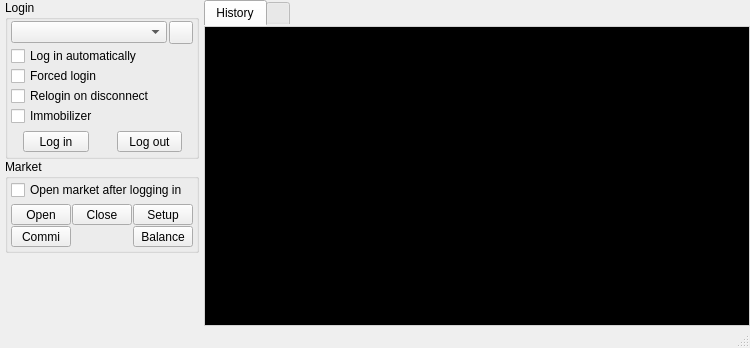
<?xml version="1.0" encoding="UTF-8"?>
<ui version="4.0">
 <class>CatView</class>
 <widget class="QWidget" name="CatView">
  <property name="geometry">
   <rect>
    <x>0</x>
    <y>0</y>
    <width>750</width>
    <height>348</height>
   </rect>
  </property>
  <property name="windowTitle">
   <string comment="WindowTitle">Cat</string>
  </property>
  <layout class="QVBoxLayout" name="verticalLayout_9">
   <property name="spacing">
    <number>0</number>
   </property>
   <property name="leftMargin">
    <number>0</number>
   </property>
   <property name="topMargin">
    <number>0</number>
   </property>
   <property name="rightMargin">
    <number>0</number>
   </property>
   <property name="bottomMargin">
    <number>0</number>
   </property>
   <item>
    <layout class="QHBoxLayout" name="horizontalLayout_4" stretch="0,1">
     <property name="spacing">
      <number>5</number>
     </property>
     <property name="leftMargin">
      <number>5</number>
     </property>
     <property name="topMargin">
      <number>0</number>
     </property>
     <property name="rightMargin">
      <number>0</number>
     </property>
     <property name="bottomMargin">
      <number>0</number>
     </property>
     <item>
      <layout class="QVBoxLayout" name="verticalLayout_10">
       <property name="spacing">
        <number>0</number>
       </property>
       <item>
        <widget class="QGroupBox" name="groupBox_2">
         <property name="sizePolicy">
          <sizepolicy hsizetype="Preferred" vsizetype="Fixed">
           <horstretch>0</horstretch>
           <verstretch>0</verstretch>
          </sizepolicy>
         </property>
         <property name="title">
          <string>Login</string>
         </property>
         <layout class="QVBoxLayout" name="verticalLayout_5">
          <property name="spacing">
           <number>0</number>
          </property>
          <property name="leftMargin">
           <number>3</number>
          </property>
          <property name="topMargin">
           <number>1</number>
          </property>
          <property name="rightMargin">
           <number>3</number>
          </property>
          <property name="bottomMargin">
           <number>3</number>
          </property>
          <item>
           <layout class="QHBoxLayout" name="horizontalLayout_5">
            <property name="spacing">
             <number>2</number>
            </property>
            <property name="leftMargin">
             <number>0</number>
            </property>
            <property name="topMargin">
             <number>0</number>
            </property>
            <property name="rightMargin">
             <number>0</number>
            </property>
            <property name="bottomMargin">
             <number>2</number>
            </property>
            <item>
             <widget class="QComboBox" name="cbAccounts">
              <property name="sizePolicy">
               <sizepolicy hsizetype="Expanding" vsizetype="Fixed">
                <horstretch>0</horstretch>
                <verstretch>0</verstretch>
               </sizepolicy>
              </property>
              <property name="maximumSize">
               <size>
                <width>170</width>
                <height>16777215</height>
               </size>
              </property>
              <property name="toolTip">
               <string>Account or character to use when logging in to game</string>
              </property>
              <property name="sizeAdjustPolicy">
               <enum>QComboBox::AdjustToContents</enum>
              </property>
             </widget>
            </item>
            <item>
             <widget class="QToolButton" name="btnAccountsSetup">
              <property name="toolTip">
               <string>Setup account</string>
              </property>
              <property name="icon">
               <iconset resource="resource.qrc">
                <normaloff>:/catView/group.png</normaloff>:/catView/group.png</iconset>
              </property>
             </widget>
            </item>
           </layout>
          </item>
          <item>
           <widget class="QCheckBox" name="cbAutoLogin">
            <property name="sizePolicy">
             <sizepolicy hsizetype="Preferred" vsizetype="Fixed">
              <horstretch>0</horstretch>
              <verstretch>0</verstretch>
             </sizepolicy>
            </property>
            <property name="toolTip">
             <string>Automatically logs in to game
after application is launched</string>
            </property>
            <property name="text">
             <string>Log in automatically</string>
            </property>
           </widget>
          </item>
          <item>
           <widget class="QCheckBox" name="cbForcedLogin">
            <property name="toolTip">
             <string>Game 'forced login'</string>
            </property>
            <property name="text">
             <string>Forced login</string>
            </property>
           </widget>
          </item>
          <item>
           <widget class="QCheckBox" name="cbAutorelogin">
            <property name="toolTip">
             <string>Enables automatic reconnect after specified interval of time
when connection is dropped or any connection error is occured</string>
            </property>
            <property name="text">
             <string>Relogin on disconnect</string>
            </property>
           </widget>
          </item>
          <item>
           <widget class="QCheckBox" name="cbTropophobia">
            <property name="toolTip">
             <string>Logs out when log in position is different from last recorded</string>
            </property>
            <property name="text">
             <string>Immobilizer</string>
            </property>
           </widget>
          </item>
          <item>
           <layout class="QHBoxLayout" name="horizontalLayout">
            <property name="spacing">
             <number>2</number>
            </property>
            <property name="leftMargin">
             <number>0</number>
            </property>
            <property name="topMargin">
             <number>4</number>
            </property>
            <property name="rightMargin">
             <number>0</number>
            </property>
            <property name="bottomMargin">
             <number>0</number>
            </property>
            <item>
             <spacer name="horizontalSpacer_2">
              <property name="orientation">
               <enum>Qt::Horizontal</enum>
              </property>
              <property name="sizeHint" stdset="0">
               <size>
                <width>0</width>
                <height>0</height>
               </size>
              </property>
             </spacer>
            </item>
            <item>
             <widget class="QToolButton" name="btnLogin">
              <property name="minimumSize">
               <size>
                <width>66</width>
                <height>0</height>
               </size>
              </property>
              <property name="toolTip">
               <string>Log in to game</string>
              </property>
              <property name="text">
               <string>Log in</string>
              </property>
              <property name="icon">
               <iconset resource="resource.qrc">
                <normaloff>:/catView/door_open.png</normaloff>:/catView/door_open.png</iconset>
              </property>
              <property name="iconSize">
               <size>
                <width>32</width>
                <height>32</height>
               </size>
              </property>
              <property name="toolButtonStyle">
               <enum>Qt::ToolButtonTextUnderIcon</enum>
              </property>
             </widget>
            </item>
            <item>
             <widget class="QStackedWidget" name="swLoginClient">
              <property name="currentIndex">
               <number>0</number>
              </property>
              <widget class="QWidget" name="page">
               <layout class="QVBoxLayout" name="verticalLayout_12">
                <property name="spacing">
                 <number>0</number>
                </property>
                <property name="leftMargin">
                 <number>0</number>
                </property>
                <property name="topMargin">
                 <number>0</number>
                </property>
                <property name="rightMargin">
                 <number>0</number>
                </property>
                <property name="bottomMargin">
                 <number>0</number>
                </property>
                <item>
                 <widget class="QProgressBar" name="pbAuth">
                  <property name="sizePolicy">
                   <sizepolicy hsizetype="Fixed" vsizetype="Ignored">
                    <horstretch>0</horstretch>
                    <verstretch>0</verstretch>
                   </sizepolicy>
                  </property>
                  <property name="maximumSize">
                   <size>
                    <width>6</width>
                    <height>16777215</height>
                   </size>
                  </property>
                  <property name="styleSheet">
                   <string notr="true">QProgressBar {
margin: 1 0 1 0;
border: 0;
background: transparent;
}
QProgressBar::chunk {
background-color: #0B0;
border: 1px solid #000;
/*height: 4;
padding: 1;
*/
}</string>
                  </property>
                  <property name="maximum">
                   <number>5</number>
                  </property>
                  <property name="value">
                   <number>0</number>
                  </property>
                  <property name="textVisible">
                   <bool>false</bool>
                  </property>
                  <property name="orientation">
                   <enum>Qt::Vertical</enum>
                  </property>
                 </widget>
                </item>
               </layout>
              </widget>
              <widget class="QWidget" name="verticalStackedWidgetPage1">
               <property name="sizePolicy">
                <sizepolicy hsizetype="Fixed" vsizetype="Preferred">
                 <horstretch>0</horstretch>
                 <verstretch>0</verstretch>
                </sizepolicy>
               </property>
               <layout class="QVBoxLayout" name="verticalLayout_11">
                <property name="spacing">
                 <number>0</number>
                </property>
                <property name="leftMargin">
                 <number>0</number>
                </property>
                <property name="topMargin">
                 <number>0</number>
                </property>
                <property name="rightMargin">
                 <number>0</number>
                </property>
                <property name="bottomMargin">
                 <number>0</number>
                </property>
                <item>
                 <spacer name="verticalSpacer_2">
                  <property name="orientation">
                   <enum>Qt::Vertical</enum>
                  </property>
                  <property name="sizeHint" stdset="0">
                   <size>
                    <width>0</width>
                    <height>0</height>
                   </size>
                  </property>
                 </spacer>
                </item>
                <item alignment="Qt::AlignLeft">
                 <widget class="QToolButton" name="btnShowClientWindow">
                  <property name="toolTip">
                   <string>Show/hide client window</string>
                  </property>
                  <property name="icon">
                   <iconset resource="resource.qrc">
                    <normaloff>:/catView/monitor_16.png</normaloff>:/catView/monitor_16.png</iconset>
                  </property>
                  <property name="checkable">
                   <bool>true</bool>
                  </property>
                 </widget>
                </item>
               </layout>
              </widget>
             </widget>
            </item>
            <item>
             <widget class="QToolButton" name="btnLogout">
              <property name="minimumSize">
               <size>
                <width>65</width>
                <height>0</height>
               </size>
              </property>
              <property name="toolTip">
               <string>Log out from game</string>
              </property>
              <property name="text">
               <string>Log out</string>
              </property>
              <property name="icon">
               <iconset resource="resource.qrc">
                <normaloff>:/catView/door.png</normaloff>:/catView/door.png</iconset>
              </property>
              <property name="iconSize">
               <size>
                <width>32</width>
                <height>32</height>
               </size>
              </property>
              <property name="toolButtonStyle">
               <enum>Qt::ToolButtonTextUnderIcon</enum>
              </property>
             </widget>
            </item>
            <item>
             <spacer name="horizontalSpacer">
              <property name="orientation">
               <enum>Qt::Horizontal</enum>
              </property>
              <property name="sizeHint" stdset="0">
               <size>
                <width>0</width>
                <height>0</height>
               </size>
              </property>
             </spacer>
            </item>
           </layout>
          </item>
         </layout>
        </widget>
       </item>
       <item>
        <widget class="QGroupBox" name="groupBox_3">
         <property name="sizePolicy">
          <sizepolicy hsizetype="Preferred" vsizetype="Fixed">
           <horstretch>0</horstretch>
           <verstretch>0</verstretch>
          </sizepolicy>
         </property>
         <property name="title">
          <string>Market</string>
         </property>
         <layout class="QVBoxLayout" name="verticalLayout_6">
          <property name="spacing">
           <number>0</number>
          </property>
          <property name="leftMargin">
           <number>3</number>
          </property>
          <property name="topMargin">
           <number>1</number>
          </property>
          <property name="rightMargin">
           <number>3</number>
          </property>
          <property name="bottomMargin">
           <number>3</number>
          </property>
          <item>
           <widget class="QCheckBox" name="cbAutoMarket">
            <property name="toolTip">
             <string>Perform automatic market open
after logging in to game and lock expiration</string>
            </property>
            <property name="text">
             <string>Open market after logging in</string>
            </property>
           </widget>
          </item>
          <item>
           <layout class="QGridLayout" name="gridLayout">
            <property name="leftMargin">
             <number>0</number>
            </property>
            <property name="topMargin">
             <number>4</number>
            </property>
            <property name="rightMargin">
             <number>0</number>
            </property>
            <property name="bottomMargin">
             <number>0</number>
            </property>
            <property name="spacing">
             <number>1</number>
            </property>
            <item row="0" column="1">
             <widget class="QToolButton" name="btnCloseMarket">
              <property name="sizePolicy">
               <sizepolicy hsizetype="Expanding" vsizetype="Fixed">
                <horstretch>0</horstretch>
                <verstretch>0</verstretch>
               </sizepolicy>
              </property>
              <property name="minimumSize">
               <size>
                <width>60</width>
                <height>0</height>
               </size>
              </property>
              <property name="toolTip">
               <string>Close market</string>
              </property>
              <property name="text">
               <string>Close</string>
              </property>
              <property name="icon">
               <iconset resource="resource.qrc">
                <normaloff>:/catView/shop_closed.png</normaloff>:/catView/shop_closed.png</iconset>
              </property>
              <property name="iconSize">
               <size>
                <width>32</width>
                <height>32</height>
               </size>
              </property>
              <property name="toolButtonStyle">
               <enum>Qt::ToolButtonTextUnderIcon</enum>
              </property>
             </widget>
            </item>
            <item row="0" column="2">
             <widget class="QToolButton" name="btnMarketSetup">
              <property name="sizePolicy">
               <sizepolicy hsizetype="Expanding" vsizetype="Fixed">
                <horstretch>0</horstretch>
                <verstretch>0</verstretch>
               </sizepolicy>
              </property>
              <property name="minimumSize">
               <size>
                <width>60</width>
                <height>0</height>
               </size>
              </property>
              <property name="toolTip">
               <string>Market setup and cat parameters</string>
              </property>
              <property name="text">
               <string>Setup</string>
              </property>
              <property name="icon">
               <iconset resource="resource.qrc">
                <normaloff>:/catView/widgets.png</normaloff>:/catView/widgets.png</iconset>
              </property>
              <property name="iconSize">
               <size>
                <width>32</width>
                <height>32</height>
               </size>
              </property>
              <property name="toolButtonStyle">
               <enum>Qt::ToolButtonTextUnderIcon</enum>
              </property>
             </widget>
            </item>
            <item row="0" column="0">
             <widget class="QToolButton" name="btnOpenMarket">
              <property name="sizePolicy">
               <sizepolicy hsizetype="Expanding" vsizetype="Fixed">
                <horstretch>0</horstretch>
                <verstretch>0</verstretch>
               </sizepolicy>
              </property>
              <property name="minimumSize">
               <size>
                <width>60</width>
                <height>0</height>
               </size>
              </property>
              <property name="toolTip">
               <string>Open market</string>
              </property>
              <property name="text">
               <string>Open</string>
              </property>
              <property name="icon">
               <iconset resource="resource.qrc">
                <normaloff>:/catView/cat_32.png</normaloff>:/catView/cat_32.png</iconset>
              </property>
              <property name="iconSize">
               <size>
                <width>32</width>
                <height>32</height>
               </size>
              </property>
              <property name="toolButtonStyle">
               <enum>Qt::ToolButtonTextUnderIcon</enum>
              </property>
             </widget>
            </item>
            <item row="1" column="2">
             <widget class="QToolButton" name="btnHistory">
              <property name="sizePolicy">
               <sizepolicy hsizetype="Expanding" vsizetype="Fixed">
                <horstretch>0</horstretch>
                <verstretch>0</verstretch>
               </sizepolicy>
              </property>
              <property name="minimumSize">
               <size>
                <width>60</width>
                <height>0</height>
               </size>
              </property>
              <property name="toolTip">
               <string>Trade history</string>
              </property>
              <property name="text">
               <string>Balance</string>
              </property>
              <property name="icon">
               <iconset resource="resource.qrc">
                <normaloff>:/catView/table_money.png</normaloff>:/catView/table_money.png</iconset>
              </property>
              <property name="iconSize">
               <size>
                <width>32</width>
                <height>32</height>
               </size>
              </property>
              <property name="toolButtonStyle">
               <enum>Qt::ToolButtonTextUnderIcon</enum>
              </property>
             </widget>
            </item>
            <item row="1" column="0">
             <widget class="QToolButton" name="btnCommi">
              <property name="sizePolicy">
               <sizepolicy hsizetype="Expanding" vsizetype="Fixed">
                <horstretch>0</horstretch>
                <verstretch>0</verstretch>
               </sizepolicy>
              </property>
              <property name="minimumSize">
               <size>
                <width>60</width>
                <height>0</height>
               </size>
              </property>
              <property name="toolTip">
               <string>Comissioneer information</string>
              </property>
              <property name="text">
               <string>Commi</string>
              </property>
              <property name="icon">
               <iconset resource="resource.qrc">
                <normaloff>:/catView/small_business.png</normaloff>:/catView/small_business.png</iconset>
              </property>
              <property name="iconSize">
               <size>
                <width>32</width>
                <height>32</height>
               </size>
              </property>
              <property name="toolButtonStyle">
               <enum>Qt::ToolButtonTextUnderIcon</enum>
              </property>
             </widget>
            </item>
           </layout>
          </item>
         </layout>
        </widget>
       </item>
       <item>
        <spacer name="verticalSpacer">
         <property name="orientation">
          <enum>Qt::Vertical</enum>
         </property>
         <property name="sizeHint" stdset="0">
          <size>
           <width>0</width>
           <height>0</height>
          </size>
         </property>
        </spacer>
       </item>
      </layout>
     </item>
     <item>
      <widget class="QTabWidget" name="tabWidget">
       <property name="styleSheet">
        <string notr="true">QTabWidget::pane
{
	border: 1px solid lightgray;
    background-color: transparent;
}
</string>
       </property>
       <property name="currentIndex">
        <number>0</number>
       </property>
       <widget class="QWidget" name="tabHistory">
        <attribute name="title">
         <string>History</string>
        </attribute>
        <layout class="QVBoxLayout" name="verticalLayout_4">
         <property name="spacing">
          <number>0</number>
         </property>
         <property name="leftMargin">
          <number>0</number>
         </property>
         <property name="topMargin">
          <number>0</number>
         </property>
         <property name="rightMargin">
          <number>0</number>
         </property>
         <property name="bottomMargin">
          <number>0</number>
         </property>
         <item alignment="Qt::AlignRight">
          <widget class="QToolButton" name="toolButton">
           <property name="sizePolicy">
            <sizepolicy hsizetype="Fixed" vsizetype="Ignored">
             <horstretch>0</horstretch>
             <verstretch>0</verstretch>
            </sizepolicy>
           </property>
           <property name="minimumSize">
            <size>
             <width>17</width>
             <height>16</height>
            </size>
           </property>
           <property name="toolTip">
            <string>Clear history</string>
           </property>
           <property name="icon">
            <iconset resource="resource.qrc">
             <normaloff>:/multiView/cross.png</normaloff>:/multiView/cross.png</iconset>
           </property>
           <property name="iconSize">
            <size>
             <width>9</width>
             <height>9</height>
            </size>
           </property>
          </widget>
         </item>
         <item>
          <widget class="QTextBrowser" name="teLog">
           <property name="minimumSize">
            <size>
             <width>200</width>
             <height>0</height>
            </size>
           </property>
           <property name="styleSheet">
            <string notr="true">QTextBrowser {
	background-color: black;
	color: yellow;
}</string>
           </property>
           <property name="frameShape">
            <enum>QFrame::NoFrame</enum>
           </property>
           <property name="tabChangesFocus">
            <bool>true</bool>
           </property>
           <property name="readOnly">
            <bool>true</bool>
           </property>
           <property name="openExternalLinks">
            <bool>false</bool>
           </property>
           <property name="openLinks">
            <bool>false</bool>
           </property>
          </widget>
         </item>
        </layout>
        <zorder>teLog</zorder>
        <zorder>toolButton</zorder>
       </widget>
       <widget class="QWidget" name="tabMarket">
        <attribute name="title">
         <string/>
        </attribute>
        <layout class="QVBoxLayout" name="verticalLayout">
         <property name="spacing">
          <number>0</number>
         </property>
         <property name="leftMargin">
          <number>0</number>
         </property>
         <property name="topMargin">
          <number>0</number>
         </property>
         <property name="rightMargin">
          <number>0</number>
         </property>
         <property name="bottomMargin">
          <number>0</number>
         </property>
         <item>
          <widget class="QGroupBox" name="groupBox_4">
           <property name="autoFillBackground">
            <bool>true</bool>
           </property>
           <property name="title">
            <string>Selling</string>
           </property>
           <property name="alignment">
            <set>Qt::AlignCenter</set>
           </property>
           <property name="flat">
            <bool>true</bool>
           </property>
           <layout class="QVBoxLayout" name="verticalLayout_2">
            <property name="spacing">
             <number>0</number>
            </property>
            <property name="leftMargin">
             <number>4</number>
            </property>
            <property name="topMargin">
             <number>0</number>
            </property>
            <property name="rightMargin">
             <number>0</number>
            </property>
            <property name="bottomMargin">
             <number>0</number>
            </property>
            <item>
             <widget class="QScrollArea" name="scrollArea">
              <property name="frameShape">
               <enum>QFrame::NoFrame</enum>
              </property>
              <property name="widgetResizable">
               <bool>true</bool>
              </property>
              <widget class="QWidget" name="scrollAreaWidgetContents">
               <property name="geometry">
                <rect>
                 <x>0</x>
                 <y>0</y>
                 <width>100</width>
                 <height>30</height>
                </rect>
               </property>
               <layout class="QVBoxLayout" name="verticalLayout_7">
                <property name="spacing">
                 <number>0</number>
                </property>
                <property name="leftMargin">
                 <number>0</number>
                </property>
                <property name="topMargin">
                 <number>0</number>
                </property>
                <property name="rightMargin">
                 <number>0</number>
                </property>
                <property name="bottomMargin">
                 <number>0</number>
                </property>
                <item>
                 <widget class="QLabel" name="lbSellingItems">
                  <property name="textFormat">
                   <enum>Qt::RichText</enum>
                  </property>
                  <property name="alignment">
                   <set>Qt::AlignLeading|Qt::AlignLeft|Qt::AlignTop</set>
                  </property>
                  <property name="textInteractionFlags">
                   <set>Qt::LinksAccessibleByMouse|Qt::TextSelectableByMouse</set>
                  </property>
                 </widget>
                </item>
               </layout>
              </widget>
             </widget>
            </item>
           </layout>
          </widget>
         </item>
         <item>
          <widget class="QGroupBox" name="groupBox_5">
           <property name="autoFillBackground">
            <bool>true</bool>
           </property>
           <property name="title">
            <string>Buying</string>
           </property>
           <property name="alignment">
            <set>Qt::AlignCenter</set>
           </property>
           <property name="flat">
            <bool>true</bool>
           </property>
           <layout class="QVBoxLayout" name="verticalLayout_3">
            <property name="spacing">
             <number>0</number>
            </property>
            <property name="leftMargin">
             <number>4</number>
            </property>
            <property name="topMargin">
             <number>0</number>
            </property>
            <property name="rightMargin">
             <number>0</number>
            </property>
            <property name="bottomMargin">
             <number>0</number>
            </property>
            <item>
             <widget class="QScrollArea" name="scrollArea_2">
              <property name="frameShape">
               <enum>QFrame::NoFrame</enum>
              </property>
              <property name="widgetResizable">
               <bool>true</bool>
              </property>
              <widget class="QWidget" name="scrollAreaWidgetContents_2">
               <property name="geometry">
                <rect>
                 <x>0</x>
                 <y>0</y>
                 <width>100</width>
                 <height>30</height>
                </rect>
               </property>
               <layout class="QVBoxLayout" name="verticalLayout_8">
                <property name="spacing">
                 <number>0</number>
                </property>
                <property name="leftMargin">
                 <number>0</number>
                </property>
                <property name="topMargin">
                 <number>0</number>
                </property>
                <property name="rightMargin">
                 <number>0</number>
                </property>
                <property name="bottomMargin">
                 <number>0</number>
                </property>
                <item>
                 <widget class="QLabel" name="lbBuyingItems">
                  <property name="textFormat">
                   <enum>Qt::RichText</enum>
                  </property>
                  <property name="alignment">
                   <set>Qt::AlignLeading|Qt::AlignLeft|Qt::AlignTop</set>
                  </property>
                  <property name="textInteractionFlags">
                   <set>Qt::LinksAccessibleByMouse|Qt::TextSelectableByMouse</set>
                  </property>
                 </widget>
                </item>
               </layout>
              </widget>
             </widget>
            </item>
           </layout>
          </widget>
         </item>
        </layout>
       </widget>
      </widget>
     </item>
    </layout>
   </item>
   <item>
    <widget class="QStatusBar" name="statusBar"/>
   </item>
  </layout>
 </widget>
 <layoutdefault spacing="6" margin="11"/>
 <resources>
  <include location="resource.qrc"/>
 </resources>
 <connections>
  <connection>
   <sender>toolButton</sender>
   <signal>clicked()</signal>
   <receiver>teLog</receiver>
   <slot>clear()</slot>
   <hints>
    <hint type="sourcelabel">
     <x>537</x>
     <y>34</y>
    </hint>
    <hint type="destinationlabel">
     <x>472</x>
     <y>70</y>
    </hint>
   </hints>
  </connection>
 </connections>
</ui>
